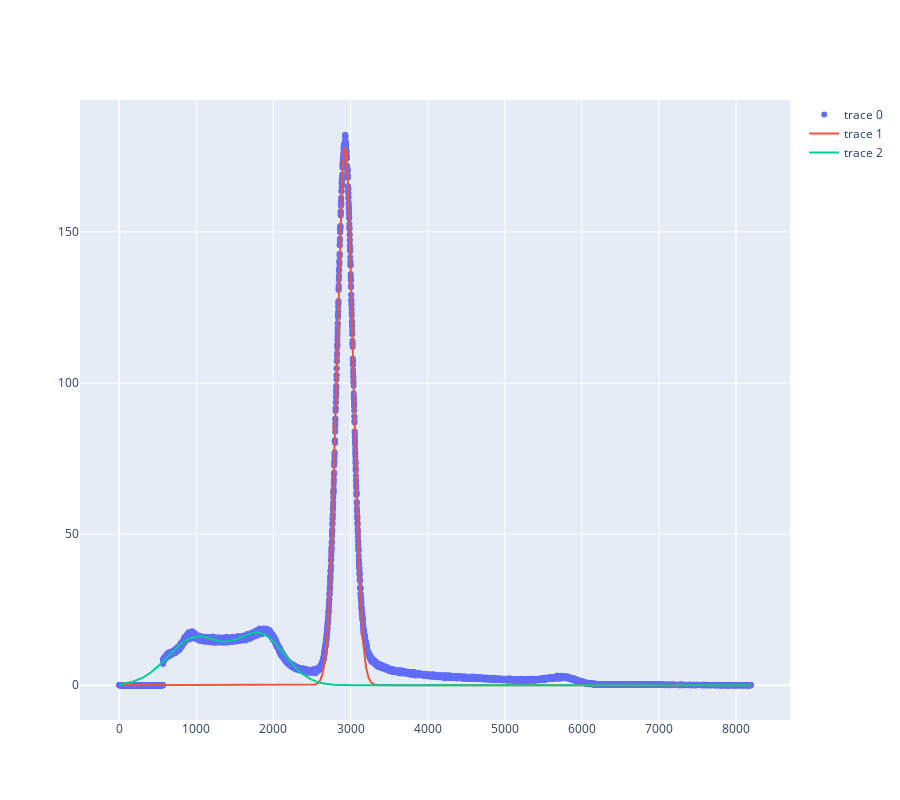

The cell this chart's notebook holds for it:
### Markdown cell above
### Fitting a Gaussians for Compton Spectrum & Gamma Decay Peak

### Code cell
import typing
import curve_fitter
import analysis_utils

filter_7_5_measurement: typing.Callable[[mca_output.MCAOutput], bool] = lambda mca_out: pathlib.Path(mca_out.path).stem == "angle_7.5"
targetless_7_5_measurement = next((mca_out for mca_out in angle_calibration_mca_outs if filter_7_5_measurement(mca_out)), None)

if not targetless_7_5_measurement:
    raise RuntimeError("Measurment not found")

channel_counts = np.array(targetless_7_5_measurement.channel_count_list) / targetless_7_5_measurement.measurement_time
channel_counts_uncertainty = np.sqrt(channel_counts)

MEASUREMENT_LENGTH = len(channel_counts)

channel_index = np.arange(MEASUREMENT_LENGTH, dtype=np.float32)
channel_uncertainty = np.full([MEASUREMENT_LENGTH], 1./np.sqrt(3))

gaussian_peak_model_data = curve_fitter.ModelData(channel_index[2930-200:2930+200], channel_counts_uncertainty[2930-200:2930+200], channel_counts[2930-200:2930+200], channel_counts_uncertainty[2930-200:2930+200])

beta, sd, chi_sq, p_value = curve_fitter.odr_fit_gaussian(gaussian_peak_model_data, [2930, 100, 40000])
initial_guess_model = curve_fitter.vectorized_gaussian(2930, 100, 40000)
initial_guess_data = initial_guess_model(np.arange(MEASUREMENT_LENGTH, dtype=np.float32))
gaussian_peak_odr_data = curve_fitter.vectorized_gaussian(beta[0], beta[1], beta[2])(np.arange(MEASUREMENT_LENGTH, dtype=np.float32))
print("Gaussian Peak fitting data: ", beta, sd, chi_sq, p_value, "\n")

compton_spectrum_model_data = curve_fitter.ModelData(channel_index[600:2400], channel_counts_uncertainty[600:2400], channel_counts[600:2400], channel_counts_uncertainty[600:2400])
first_gaussian_initial_guess = [900 , 380, np.sum(channel_counts[735:925])*2]
second_gaussian_initial_guess = [1980, 360, np.sum(channel_counts[1900:2080])*2]

print(f"Normalization guesses: {np.sum(channel_counts[735:925])*2}, {np.sum(channel_counts[1900:2080])*2}")
beta, sd, chi_sq, p_value = curve_fitter.odr_fit_two_gaussian_sum(compton_spectrum_model_data, first_gaussian_initial_guess+second_gaussian_initial_guess)
print(f"Compton spectrum fitting data:\nFirst gaussian: values: {beta[0:3]}, errors: {sd[0:3]}\nSecond gaussian: values: {beta[3:]}, errors: {sd[3:]}\nChi-sq: {chi_sq}, p-value: {p_value}")
compton_spectrum_odr_data = curve_fitter.vectorized_two_gaussian_sum(beta)(np.arange(MEASUREMENT_LENGTH, dtype=np.float32))

fig = plotly_utils.generate_scatter_and_line_plot(channel_counts, gaussian_peak_odr_data, compton_spectrum_odr_data)
fig.update_layout(height=800)
fig.show()

background_noise, noise_uncertainty = analysis_utils.find_background_noise(channel_counts[4200:6100])

### Figure 1 — Plotly figure (JSON) as saved in the notebook; plotly's stock layout.template omitted (floating-point values rounded to 4 significant figures; data arrays with more than 128 entries replaced by an {"elided": "..."} marker saying what was removed)
{"data": [{"mode": "markers", "type": "scatter", "y": {"elided": "8192 float values"}}, {"mode": "lines", "type": "scatter", "y": {"elided": "8192 float values"}}, {"mode": "lines", "type": "scatter", "y": {"elided": "8192 float values"}}], "layout": {"height": 800}}
